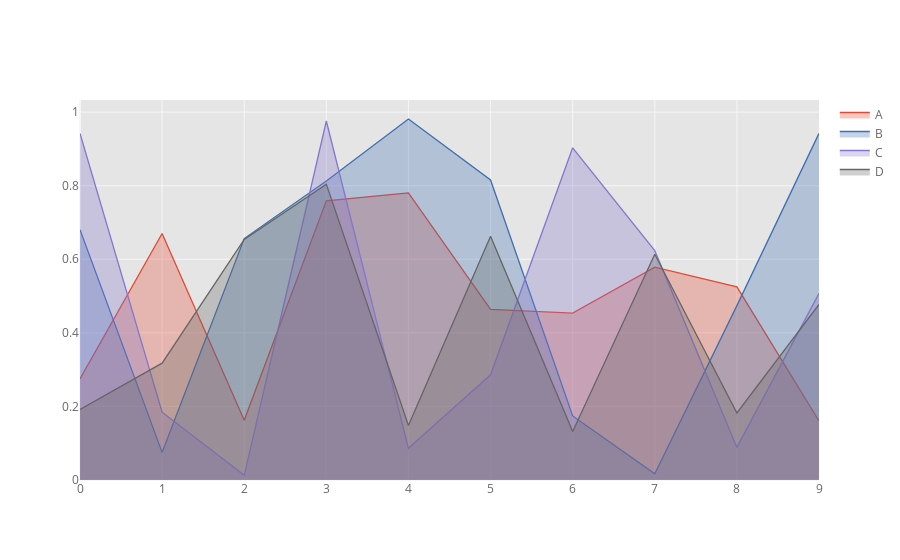

Notebook code cell kept with this figure:
### Code cell
df.iplot(fill=True)

### Figure 1 — Plotly figure (JSON) as saved in the notebook; plotly's stock layout.template omitted (floating-point values rounded to 4 significant figures)
{"data": [{"fill": "tozeroy", "fillcolor": "rgba(226, 74, 51, 0.3)", "line": {"color": "rgba(226, 74, 51, 1.0)", "dash": "solid", "shape": "linear", "width": 1.3}, "mode": "lines", "name": "A", "text": "", "type": "scatter", "x": [0, 1, 2, 3, 4, 5, 6, 7, 8, 9], "y": [0.275, 0.67, 0.1623, 0.7591, 0.7807, 0.4637, 0.4536, 0.5784, 0.5252, 0.1607]}, {"fill": "tozeroy", "fillcolor": "rgba(62, 111, 176, 0.3)", "line": {"color": "rgba(62, 111, 176, 1.0)", "dash": "solid", "shape": "linear", "width": 1.3}, "mode": "lines", "name": "B", "text": "", "type": "scatter", "x": [0, 1, 2, 3, 4, 5, 6, 7, 8, 9], "y": [0.6804, 0.07513, 0.6564, 0.813, 0.9814, 0.8156, 0.1742, 0.01659, 0.474, 0.9423]}, {"fill": "tozeroy", "fillcolor": "rgba(132, 118, 202, 0.3)", "line": {"color": "rgba(132, 118, 202, 1.0)", "dash": "solid", "shape": "linear", "width": 1.3}, "mode": "lines", "name": "C", "text": "", "type": "scatter", "x": [0, 1, 2, 3, 4, 5, 6, 7, 8, 9], "y": [0.9422, 0.1845, 0.01272, 0.9759, 0.08606, 0.2859, 0.903, 0.6234, 0.08861, 0.5073]}, {"fill": "tozeroy", "fillcolor": "rgba(101, 101, 101, 0.3)", "line": {"color": "rgba(101, 101, 101, 1.0)", "dash": "solid", "shape": "linear", "width": 1.3}, "mode": "lines", "name": "D", "text": "", "type": "scatter", "x": [0, 1, 2, 3, 4, 5, 6, 7, 8, 9], "y": [0.1918, 0.3177, 0.654, 0.8043, 0.1483, 0.6625, 0.1318, 0.6139, 0.1821, 0.4772]}], "layout": {"legend": {"bgcolor": "#FFFFFF", "font": {"color": "#666666"}}, "paper_bgcolor": "#FFFFFF", "plot_bgcolor": "#E5E5E5", "title": {"font": {"color": "#151516"}}, "xaxis": {"gridcolor": "#F6F6F6", "showgrid": true, "tickfont": {"color": "#666666"}, "title": {"font": {"color": "#666666"}, "text": ""}, "zerolinecolor": "#F6F6F6"}, "yaxis": {"gridcolor": "#F6F6F6", "showgrid": true, "tickfont": {"color": "#666666"}, "title": {"font": {"color": "#666666"}, "text": ""}, "zerolinecolor": "#F6F6F6"}}}
